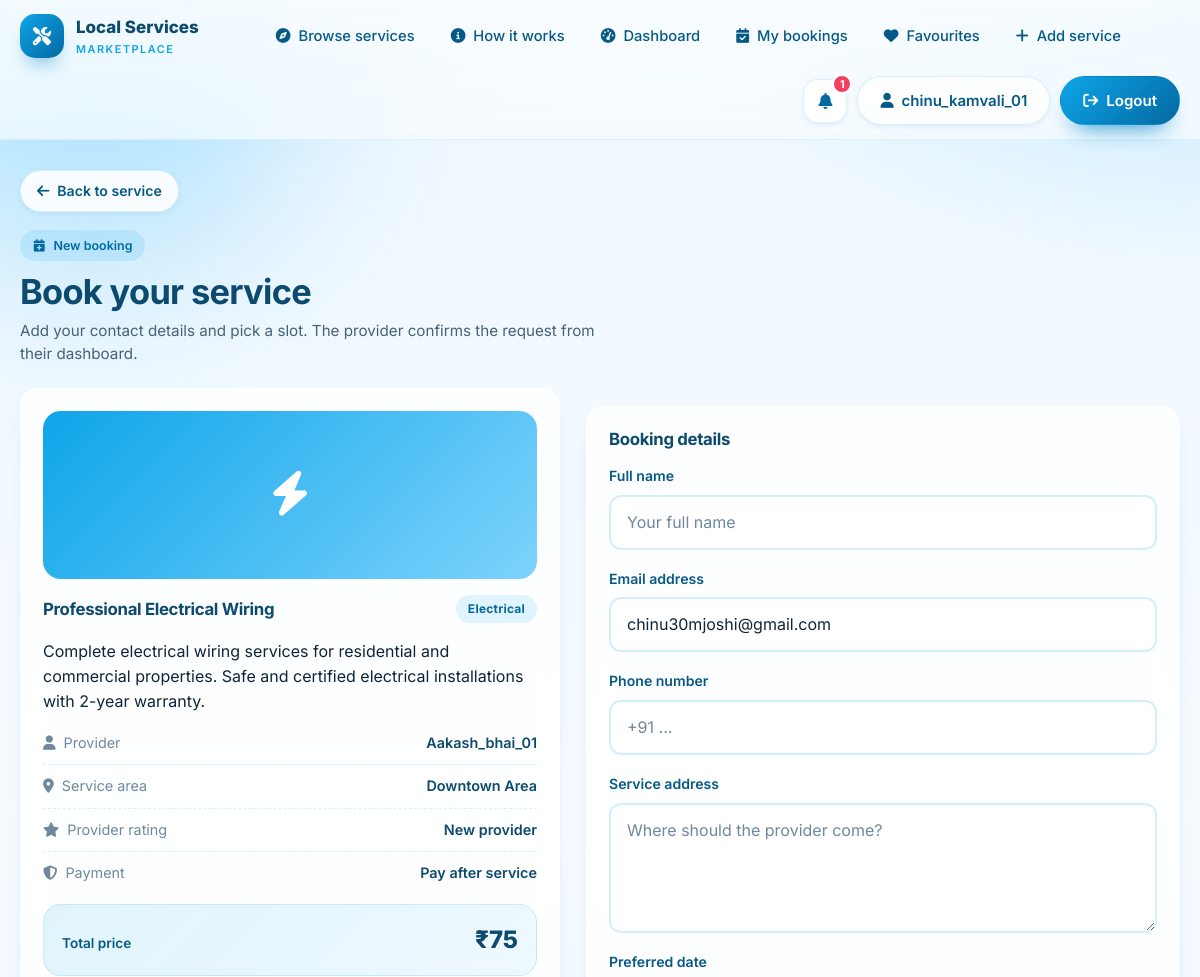
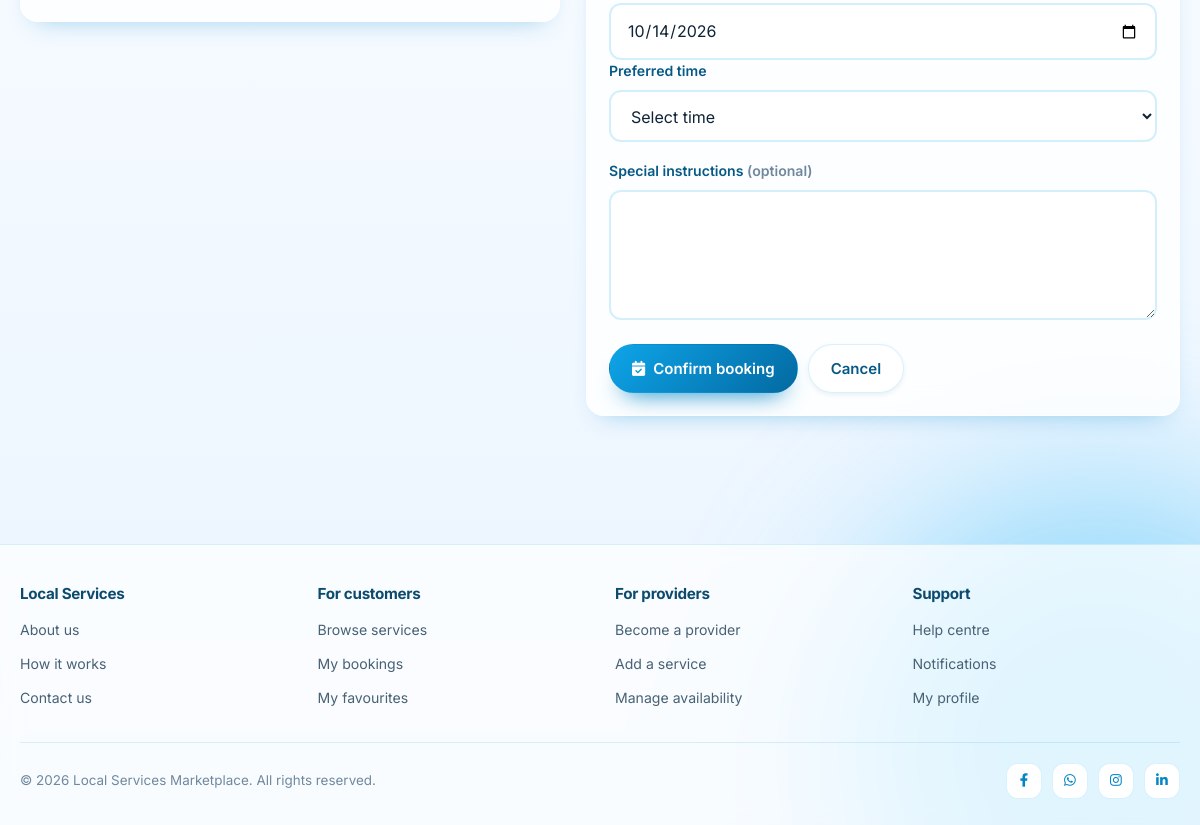
Page /bookings/book/4/ (signed in) on the committed database (2 pictures, top to bottom).
### services/models.py (models this page shows, shortened)
class Service(models.Model):
    name = models.CharField(max_length=200)
    description = models.TextField()
    price = models.DecimalField(max_digits=10, decimal_places=2)
    category = models.ForeignKey(Category, on_delete=models.CASCADE)
    provider = models.ForeignKey(User, on_delete=models.CASCADE)
    image = models.ImageField(upload_to='services/', blank=True, null=True)
    featured = models.BooleanField(default=False)
    available = models.BooleanField(default=True)
    location = models.CharField(max_length=100, blank=True)
    created_at = models.DateTimeField(auto_now_add=True)
    updated_at = models.DateTimeField(auto_now=True)

class Category(models.Model):
    ICON_FALLBACKS = {
        'plumbing': 'fas fa-wrench',
        'electrical': 'fas fa-bolt',
        'cleaning': 'fas fa-broom',
        'painting': 'fas fa-paint-roller',
        'carpentry': 'fas fa-hammer',
        'gardening': 'fas fa-seedling',
        'beauty': 'fas fa-spa',
        'beauty & wellness': 'fas fa-spa',
        'moving': 'fas fa-truck',
        'appliance repair': 'fas fa-plug',
        'other': 'fas fa-tools',
    }
    name = models.CharField(max_length=100)
    icon = models.CharField(max_length=50, help_text="FontAwesome icon class (e.g., fas fa-wrench)")
    created_at = models.DateTimeField(auto_now_add=True)
    @property
    def icon_class(self):
        if self.icon:
            return self.icon
        return self.ICON_FALLBACKS.get(self.name.strip().lower(), 'fas fa-tools')
    class Meta:
        verbose_name_plural = "Categories"

### bookings/views.py (the view)
# urls.py: path('book/<int:service_id>/', views.book_service, name='book_service'),
@login_required
def book_service(request, service_id):
    service = get_object_or_404(Service, pk=service_id, available=True)
    if request.method == 'POST':
        form = BookingForm(request.POST)
        if form.is_valid():
            booking_date = form.cleaned_data['date']
            weekday = booking_date.weekday()
            time = booking_date.time()
            provider_slots = Availability.objects.filter(provider=service.provider, is_active=True)
            availability = provider_slots.filter(
                provider=service.provider, weekday=weekday, is_active=True,
                start_time__lte=time, end_time__gte=time,
            ).exists() if provider_slots.exists() else True
            already_booked = Booking.objects.filter(
                service=service, date=booking_date,
                status__in=['pending', 'confirmed', 'in_progress'],
            ).exists()
            if not availability:
                form.add_error('date', 'The provider is not available at this time.')
            elif already_booked:
                form.add_error('date', 'That time slot is already booked.')
            else:
                booking = form.save(commit=False)
                booking.user = request.user
                booking.service = service
                booking.save()
                Payment.objects.create(booking=booking, amount=service.price)
                notify(service.provider, f'New booking request for {service.name}.', 'booking', f'/bookings/provider/{booking.id}/')
                messages.success(request, 'Booking request sent successfully!')
                return redirect('bookings:my_bookings')
    else:
        form = BookingForm(initial={'full_name': request.user.get_full_name(), 'email': request.user.email})
    return render(request, 'bookings/book_service.html', {'service': service, 'form': form})

### bookings/templates/bookings/book_service.html (shortened to what this page needs)
{% extends 'base.html' %}
{% block content %}
<div class="page">
    <div class="container">
        <a class="back-link" href="{% url 'services:service_detail' service.id %}">
            <i class="fas fa-arrow-left" aria-hidden="true"></i> Back to service
        </a>
        <div class="page-head">
            <div>
                <span class="eyebrow"><i class="fas fa-calendar-plus" aria-hidden="true"></i> New booking</span>
                <h1>Book your service</h1>
                <p class="sub">Add your contact details and pick a slot. The provider confirms the request from their dashboard.</p>
            </div>
        </div>
        <div class="split">
            <div class="panel">
                <div class="hero-thumb" aria-hidden="true">
                    <i class="{{ service.category.icon_class }}"></i>
                </div>
                <div class="panel-head mt-sm">
                    <h2>{{ service.name }}</h2>
                    <span class="badge badge-info">{{ service.category.name }}</span>
                </div>
                <p class="sub">{{ service.description }}</p>
                <div class="detail-rows">
                    <div class="detail-row">
                        <span class="label"><i class="fas fa-user" aria-hidden="true"></i> Provider</span>
                        <span class="value">{{ service.provider.get_full_name|default:service.provider.username }}</span>
                    </div>
                    <div class="detail-row">
                        <span class="label"><i class="fas fa-location-dot" aria-hidden="true"></i> Service area</span>
                        <span class="value">{{ service.location|default:"Flexible" }}</span>
                    </div>
                    <div class="detail-row">
                        <span class="label"><i class="fas fa-star" aria-hidden="true"></i> Provider rating</span>
                        <span class="value">
                            {% if service.provider.profile.review_count %}
                                {{ service.provider.profile.rating|floatformat:1 }}
                                <i class="fas fa-star" aria-hidden="true"></i>
                                ({{ service.provider.profile.review_count }})
                            {% else %}
                                New provider
                            {% endif %}
                        </span>
                    </div>
                    <div class="detail-row">
                        <span class="label"><i class="fas fa-shield-halved" aria-hidden="true"></i> Payment</span>
                        <span class="value">Pay after service</span>
                    </div>
                </div>
                <div class="price-hero">
                    <span class="label">Total price</span>
                    <span class="amount">&#8377;{{ service.price|floatformat:0 }}</span>
                </div>
            </div>
            <div class="panel">
                <div class="panel-head">
                    <h2>Booking details</h2>
                </div>
                <form method="post" class="form">
                    <div class="form-group">
                        <label for="full_name">Full name</label>
                        <input type="text" id="full_name" name="full_name" value="{{ form.full_name.value|default:user.get_full_name }}" placeholder="Your full name" required>
                    </div>
                    <div class="form-group">
                        <label for="email">Email address</label>
                        <input type="email" id="email" name="email" value="{{ form.email.value|default:user.email }}" placeholder="you@example.com" required>
                    </div>
                    <div class="form-group">
                        <label for="phone">Phone number</label>
                        <input type="tel" id="phone" name="phone" value="{{ form.phone.value|default:'' }}" placeholder="+91 ..." required>
                    </div>
                    <div class="form-group">
                        <label for="address">Service address</label>
                        <textarea id="address" name="address" rows="3" placeholder="Where should the provider come?" required>{{ form.address.value|default:'' }}</textarea>
                    </div>
                    <div class="split-even">
                        <div class="form-group">
                            <label for="{{ form.date.id_for_label }}">Preferred date</label>
                            {{ form.date }}
                        </div>
                        <div class="form-group">
                            <label for="time">Preferred time</label>
                            <select id="time" name="time" required>
                                <option value="">Select time</option>
                            </select>
                        </div>
                    </div>
                    <div class="form-group">
                        <label for="{{ form.notes.id_for_label }}">Special instructions <span class="muted">(optional)</span></label>
                        {{ form.notes }}
                    </div>
                    <div class="form-actions">
                        <button type="submit" class="btn btn-primary">
                            <i class="fas fa-calendar-check" aria-hidden="true"></i> Confirm booking
                        </button>
                        <a class="btn btn-ghost" href="{% url 'services:service_detail' service.id %}">Cancel</a>
                    </div>
                </form>
            </div>
        </div>
    </div>
</div>
{% endblock %}

### templates/base.html (shortened to what this page needs)
{% load static %}
<!DOCTYPE html>
<html lang="en">
<head>
    <link rel="stylesheet" href="https://cdnjs.cloudflare.com/ajax/libs/font-awesome/6.4.0/css/all.min.css">
    <link rel="stylesheet" href="{% static 'css/theme.css' %}">
</head>
<body>
    <div class="bg-orb orb-1" aria-hidden="true"></div>
    <div class="bg-orb orb-2" aria-hidden="true"></div>
    <header class="site-header">
        <div class="container header-inner">
            <a class="brand" href="{% url 'home' %}">
                <span class="brand-icon" aria-hidden="true"><i class="fas fa-screwdriver-wrench"></i></span>
                <span>Local Services<small>Marketplace</small></span>
            </a>
            <nav class="main-nav" aria-label="Primary">
                <a href="{% url 'services:service_list' %}"
                   class="{% if request.resolver_match.view_name == 'services:service_list' %}is-active{% endif %}">
                    <i class="fas fa-compass" aria-hidden="true"></i> Browse services
                </a>
                <a href="{% url 'about' %}"
                   class="{% if request.resolver_match.url_name == 'about' %}is-active{% endif %}">
                    <i class="fas fa-circle-info" aria-hidden="true"></i> How it works
                </a>
                {% if user.is_authenticated %}
                    <a href="{% if user.profile.is_provider %}{% url 'accounts:provider_dashboard' %}{% else %}{% url 'accounts:user_dashboard' %}{% endif %}"
                       class="{% if request.resolver_match.url_name == 'provider_dashboard' or request.resolver_match.url_name == 'user_dashboard' %}is-active{% endif %}">
                        <i class="fas fa-gauge-high" aria-hidden="true"></i> Dashboard
                    </a>
                    <a href="{% url 'bookings:my_bookings' %}"
                       class="{% if request.resolver_match.url_name == 'my_bookings' %}is-active{% endif %}">
                        <i class="fas fa-calendar-check" aria-hidden="true"></i> My bookings
                    </a>
                    <a href="{% url 'services:favorite_list' %}"
                       class="{% if request.resolver_match.url_name == 'favorite_list' %}is-active{% endif %}">
                        <i class="fas fa-heart" aria-hidden="true"></i> Favourites
                    </a>
                    {% if user.profile.is_provider %}
                        <a href="{% url 'services:add_service' %}"
                           class="{% if request.resolver_match.url_name == 'add_service' %}is-active{% endif %}">
                            <i class="fas fa-plus" aria-hidden="true"></i> Add service
                        </a>
                    {% endif %}
                {% endif %}
            </nav>
            <div class="header-actions">
                <a class="icon-btn"
                   href="{% if user.is_authenticated %}{% url 'accounts:notifications' %}{% else %}{% url 'accounts:login' %}{% endif %}"
                   aria-label="Notifications">
                    <i class="fas fa-bell" aria-hidden="true"></i>
                    {% if unread_notification_count %}<span class="dot">{{ unread_notification_count }}</span>{% endif %}
                </a>
                {% if user.is_authenticated %}
                    <a class="btn btn-ghost" href="{% url 'accounts:profile' %}">
                        <i class="fas fa-user" aria-hidden="true"></i> {{ user.get_short_name|default:user.username }}
                    </a>
                    <a class="btn btn-primary" href="{% url 'accounts:logout' %}">
                        <i class="fas fa-arrow-right-from-bracket" aria-hidden="true"></i> Logout
                    </a>
                {% else %}
                    <a class="btn btn-ghost" href="{% url 'accounts:login' %}">Login</a>
                    <a class="btn btn-primary" href="{% url 'accounts:register' %}">Get started</a>
                {% endif %}
            </div>
        </div>
    </header>
    <main id="main">
        {% block content %}{% endblock %}
    </main>
    <footer class="site-footer">
        <div class="container">
            <div class="footer-grid">
                <div class="footer-col">
                    <h3>Local Services</h3>
                    <ul>
                        <li><a href="{% url 'about' %}">About us</a></li>
                        <li><a href="{% url 'about' %}">How it works</a></li>
                        <li><a href="{% url 'contact' %}">Contact us</a></li>
                    </ul>
                </div>
                <div class="footer-col">
                    <h3>For customers</h3>
                    <ul>
                        <li><a href="{% url 'services:service_list' %}">Browse services</a></li>
                        <li><a href="{% url 'bookings:my_bookings' %}">My bookings</a></li>
                        <li><a href="{% url 'services:favorite_list' %}">My favourites</a></li>
                    </ul>
                </div>
                <div class="footer-col">
                    <h3>For providers</h3>
                    <ul>
                        <li><a href="{% url 'accounts:register' %}">Become a provider</a></li>
                        <li><a href="{% url 'services:add_service' %}">Add a service</a></li>
                        <li><a href="{% url 'services:availability' %}">Manage availability</a></li>
                    </ul>
                </div>
                <div class="footer-col">
                    <h3>Support</h3>
                    <ul>
                        <li><a href="{% url 'contact' %}">Help centre</a></li>
                        <li><a href="{% url 'accounts:notifications' %}">Notifications</a></li>
                        <li><a href="{% url 'accounts:profile' %}">My profile</a></li>
                    </ul>
                </div>
            </div>
            <div class="footer-bottom">
                <p>&copy; {% now "Y" %} Local Services Marketplace. All rights reserved.</p>
                <div class="socials" aria-label="Social links">
                    <a href="{% url 'contact' %}" aria-label="Facebook"><i class="fab fa-facebook-f" aria-hidden="true"></i></a>
                    <a href="{% url 'contact' %}" aria-label="WhatsApp"><i class="fab fa-whatsapp" aria-hidden="true"></i></a>
                    <a href="{% url 'contact' %}" aria-label="Instagram"><i class="fab fa-instagram" aria-hidden="true"></i></a>
                    <a href="{% url 'contact' %}" aria-label="LinkedIn"><i class="fab fa-linkedin-in" aria-hidden="true"></i></a>
                </div>
            </div>
        </div>
    </footer>
</body>
</html>

### rows in the picture
Service: name "Professional Electrical Wiring", category.name "Electrical", description "Complete electrical wiring services for residential and commercial properties. Safe and certified electrical installations with 2-year warranty.", provider.get_full_name "Aakash_bhai_01", location "Downtown Area", price "75"

### other values in the picture
{{ unread_notification_count }} "1"
{{ user.get_short_name|default:user.username }} "chinu_kamvali_01"
